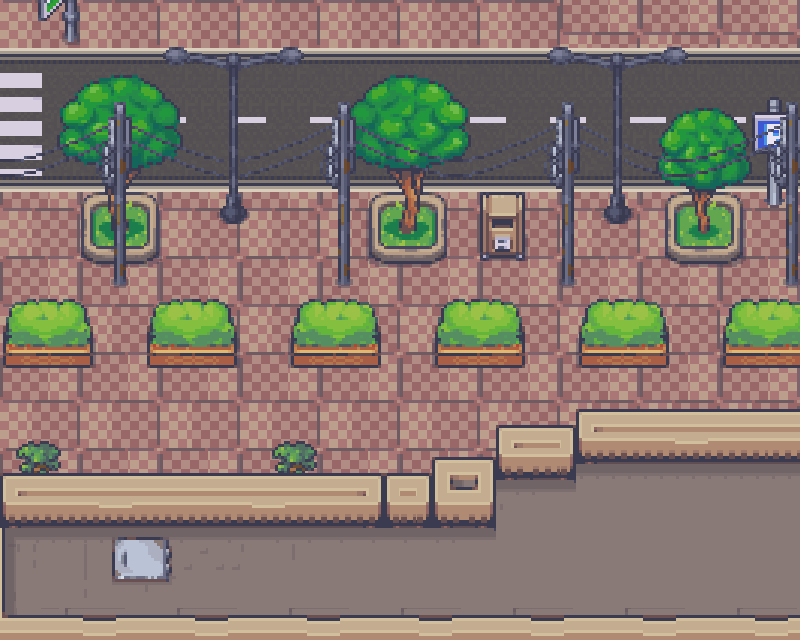

This is a level from a 2D game, rendered from its Tiled map with the project's own tilesets. A one-line summary and the map file follow, with tile-layer data summarised:
An orthogonal 50x40 tile map with 16x16 px tiles, 5 tile layers (road, 7, 1, 2, ...), 9 tilesets and 28 objects.

<map version="1.10" tiledversion="1.10.2" orientation="orthogonal" renderorder="right-down" width="50" height="40" tilewidth="16" tileheight="16" infinite="0" nextlayerid="8" nextobjectid="30">
 <tileset firstgid="1" name="Tileset_1_MV" tilewidth="16" tileheight="16" tilecount="2304" columns="48">
  <image source="damen/Tileset_1_MV.png" trans="000000" width="768" height="768" />
 </tileset>
 <tileset firstgid="2305" name="Tileset_10_MV" tilewidth="16" tileheight="16" tilecount="2304" columns="48">
  <image source="damen/Tileset_10_MV.png" trans="000000" width="768" height="768" />
 </tileset>
 <tileset firstgid="4609" name="17_Visibile_Upstairs_System_48x48" tilewidth="16" tileheight="16" tilecount="3888" columns="48">
  <image source="damen/17_Visibile_Upstairs_System_48x48.png" trans="000000" width="768" height="1296" />
 </tileset>
 <tileset firstgid="8497" name="Museum_room_1_layer_2_48x48" tilewidth="16" tileheight="16" tilecount="3060" columns="60">
  <image source="damen/Museum_room_1_layer_2_48x48.png" trans="000000" width="960" height="816" />
 </tileset>
 <tileset firstgid="11557" name="Tileset_8_MV" tilewidth="16" tileheight="16" tilecount="2304" columns="48">
  <image source="damen/Tileset_8_MV.png" trans="000000" width="768" height="768" />
 </tileset>
 <tileset firstgid="13861" name="Tileset_46_MV" tilewidth="16" tileheight="16" tilecount="2304" columns="48">
  <image source="damen/Tileset_46_MV.png" trans="000000" width="768" height="768" />
 </tileset>
 <tileset firstgid="16165" name="Tileset_30_MV" tilewidth="16" tileheight="16" tilecount="2304" columns="48">
  <image source="damen/Tileset_30_MV.png" trans="000000" width="768" height="768" />
 </tileset>
 <tileset firstgid="18469" name="Japanese_Home_1_Layer_2_48x48" tilewidth="16" tileheight="16" tilecount="2280" columns="57">
  <image source="damen/Japanese_Home_1_Layer_2_48x48.png" trans="000000" width="912" height="642" />
 </tileset>
 <tileset firstgid="20749" name="Tileset_16_MV" tilewidth="16" tileheight="16" tilecount="2304" columns="48">
  <image source="damen/Tileset_16_MV.png" trans="000000" width="768" height="768" />
 </tileset>
 <layer id="1" name="road" width="50" height="40">
  <data>[2000 cells, 2000 non-empty, 50 distinct tile ids]</data>
 </layer>
 <layer id="6" name="7" width="50" height="40">
  <data>[2000 cells, 51 non-empty, 36 distinct tile ids]</data>
 </layer>
 <layer id="3" name="1" width="50" height="40">
  <data>[2000 cells, 625 non-empty, 111 distinct tile ids]</data>
 </layer>
 <layer id="4" name="2" width="50" height="40">
  <data>[2000 cells, 490 non-empty, 228 distinct tile ids]</data>
 </layer>
 <layer id="5" name="3" width="50" height="40">
  <data>[2000 cells, 618 non-empty, 207 distinct tile ids]</data>
 </layer>
 <objectgroup id="7" name="object">
  <object id="1" x="80.6667" y="193.333" width="79.3333" height="72.3333" />
  <object id="2" x="369" y="192.333" width="78.3333" height="74.3333" />
  <object id="3" x="481" y="233.75" width="44.75" height="27" />
  <object id="4" x="2" y="473" width="491" height="36" />
  <object id="5" x="496.5" y="425.5" width="81" height="33" />
  <object id="6" x="576.5" y="410" width="260.5" height="29" />
  <object id="7" x="432.333" y="456.667" width="66" height="26" />
  <object id="8" x="-27" y="613" width="894" height="29" />
  <object id="9" x="789" y="413" width="10" height="244" />
  <object id="10" x="1" y="473" width="13" height="205" />
  <object id="11" x="110" y="267" width="19" height="20.5" />
  <object id="12" x="336.5" y="273" width="15" height="16" />
  <object id="13" x="220" y="204.5" width="29" height="19" />
  <object id="14" x="603" y="208.5" width="29.5" height="17.5" />
  <object id="15" x="559.5" y="277.5" width="16" height="11" />
  <object id="16" x="785.5" y="276" width="15" height="11" />
  <object id="17" x="765" y="193" width="18.5" height="15" />
  <object id="18" x="666.5" y="193.5" width="79" height="71" />
  <object id="20" x="3" y="327" width="88" height="39" />
  <object id="21" x="147.333" y="327.667" width="89.3333" height="39.6667" />
  <object id="22" x="291.333" y="325.667" width="89" height="41.6667" />
  <object id="23" x="435.667" y="326.333" width="89.6667" height="42" />
  <object id="24" x="579.5" y="326" width="90" height="41.5" />
  <object id="25" x="723.25" y="325.5" width="82.25" height="41.5" />
  <object id="26" x="0" y="0" width="6" height="492" />
  <object id="27" x="65" y="28" width="14" height="14" />
  <object id="28" x="-1" y="-2" width="856" height="5" />
  <object id="29" x="797" y="-6" width="3" height="431" />
 </objectgroup>
</map>
